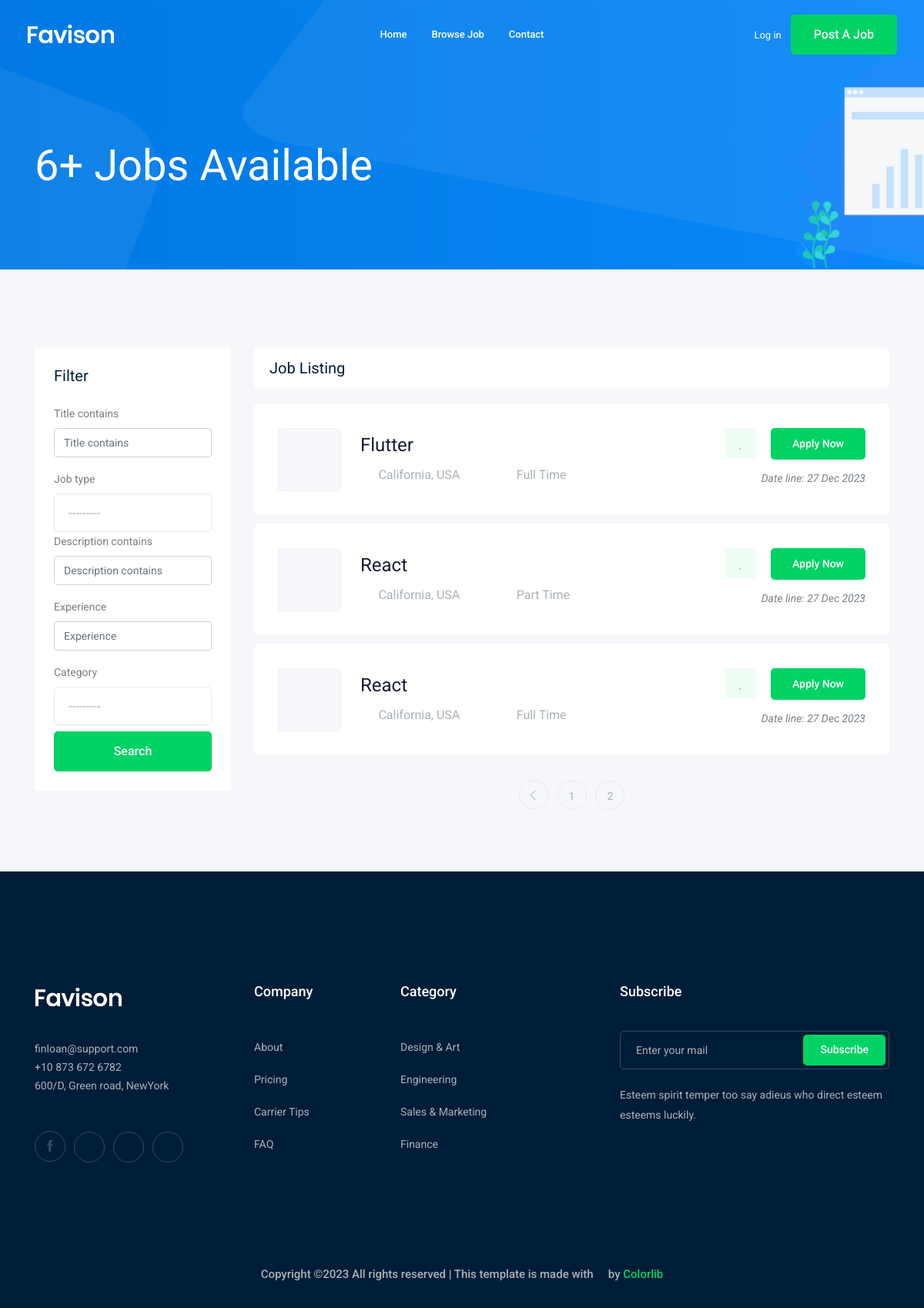
/jobs/?page=3, run on an earlier commit of the app's database.
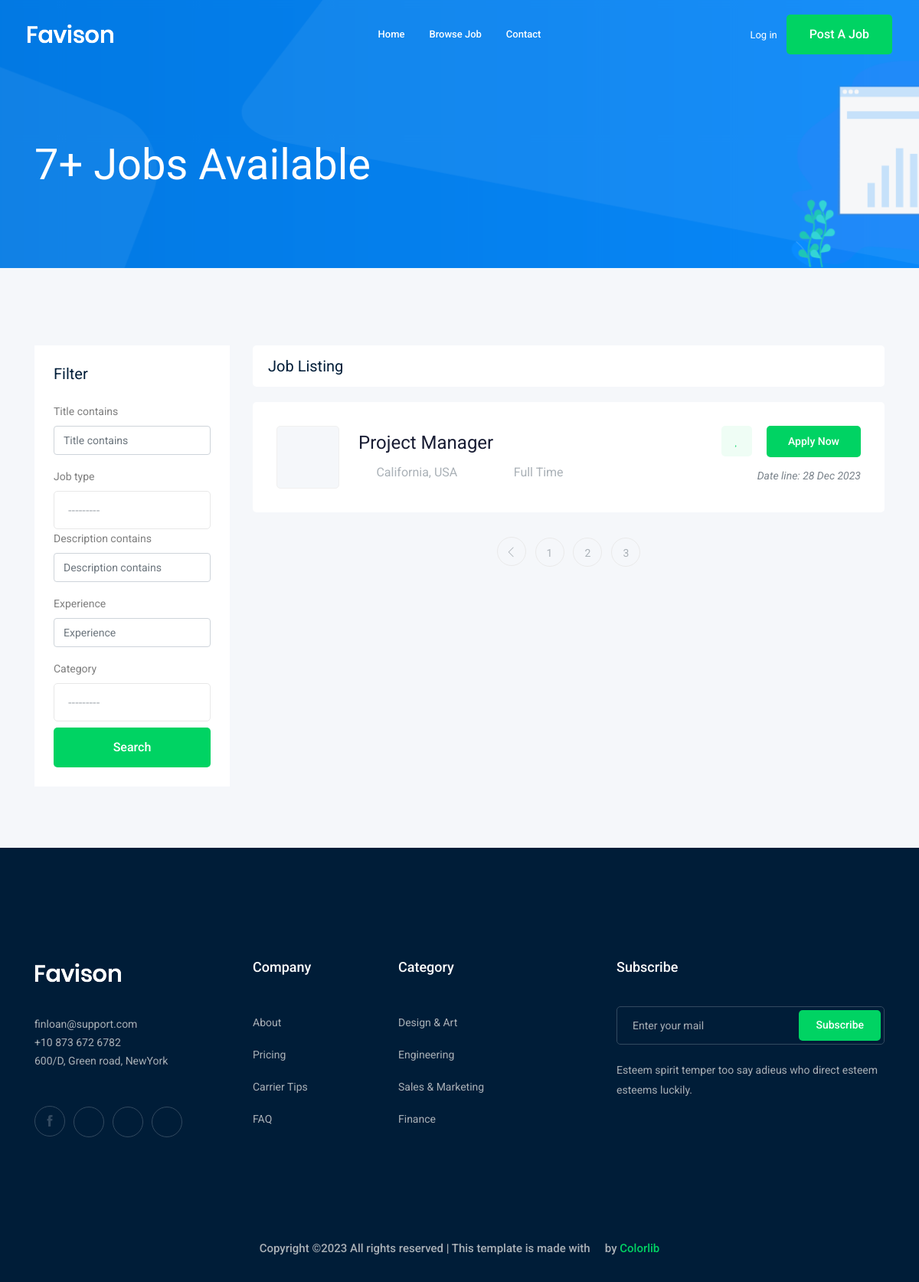
And on a later commit of the database.
### job/models.py (models this page shows, shortened)
class Category(models.Model):
    title = models.CharField(max_length=25)
    def __str__(self):
        return self.title

class Job(models.Model):
    created_by = models.ForeignKey(User,related_name = 'job_owner', on_delete=models.CASCADE)
    title = models.CharField(max_length=100)
    job_type = models.CharField(max_length=50, choices=JOB_TYPE)
    description = models.TextField(max_length=1000)
    published_at = models.DateTimeField(auto_now=True)
    vacancy = models.IntegerField()
    salary = models.IntegerField(default=0)
    experience = models.IntegerField(default=1)
    category = models.ForeignKey("Category", on_delete=models.CASCADE)
    image = models.ImageField(upload_to=image_upload)
    slug = models.SlugField(blank=True, null=True)

### job/views.py (the view)
# urls.py: path('', views.job_list, name='job_list'),
def job_list(request):
    job_list = Job.objects.all()
    myfilter = JobFilter(request.GET, queryset=job_list)
    job_list = myfilter.qs
    paginator = Paginator(job_list, 3)
    page_number = request.GET.get("page")
    page_obj = paginator.get_page(page_number)
    context = {"jobs": page_obj, "all": job_list, 'myfilter':myfilter}
    return render(request, "job/job_list.html", context)

### job/templates/job/job_list.html (shortened to what this page needs)
{% extends "base.html" %}
{% load bootstrap5 %}
{%load static%}
{% block body %}
    <div class="bradcam_area bradcam_bg_1">
        <div class="container">
            <div class="row">
                <div class="col-xl-12">
                    <div class="bradcam_text">
                        <h3>{{all|length}}+ Jobs Available</h3>
                    </div>
                </div>
            </div>
        </div>
    </div>
    <div class="job_listing_area plus_padding">
        <div class="container">
            <div class="row">
                <div class="col-lg-3">
                    <div class="job_filter white-bg">
                        <div class="form_inner white-bg">
                            <h3>Filter</h3>
                            <form method = 'GET'>
                                {% bootstrap_form myfilter.form %}
                                <input type='submit' value='Search' class="boxed-btn3 w-100 mt-2"/>
                            </form>
                        </div>
                    </div>
                </div>
                <div class="col-lg-9">
                    <div class="recent_joblist_wrap">
                        <div class="recent_joblist white-bg ">
                            <div class="row align-items-center">
                                <div class="col-md-6">
                                    <h4>Job Listing</h4>
                                </div>
                            </div>
                        </div>
                    </div>
                    <div class="job_lists m-0">
                        <div class="row">
                            {% for job in jobs %}
                            <div class="col-lg-12 col-md-12">
                                <div class="single_jobs white-bg d-flex justify-content-between">
                                    <div class="jobs_left d-flex align-items-center">
                                        <div class="thumb">
                                        </div>
                                        <div class="jobs_conetent">
                                            <a href="{% url 'jobs:job_detail' job.slug %}"><h4>{{job.title}}</h4></a>
                                            <div class="links_locat d-flex align-items-center">
                                                <div class="location">
                                                    <p> <i class="fa fa-map-marker"></i> California, USA</p>
                                                </div>
                                                <div class="location">
                                                    <p> <i class="fa fa-clock-o"></i> {{job.job_type}}</p>
                                                </div>
                                            </div>
                                        </div>
                                    </div>
                                    <div class="jobs_right">
                                        <div class="apply_now">
                                            <a class="heart_mark" href="#"> <i class="fa fa-heart"></i> </a>
                                            <a href="{% url 'jobs:job_detail' job.slug %}" class="boxed-btn3">Apply Now</a>
                                        </div>
                                        <div class="date">
                                            <p>Date line: {{job.published_at|date:'d M o'}}</p>
                                        </div>
                                    </div>
                                </div>
                            </div>
                            {% endfor %}
                        </div>
                        {% if jobs.has_other_pages %}
                        <div class="row">
                            <div class="col-lg-12">
                                <div class="pagination_wrap">
                                    <ul>
                                        {% if jobs.has_previous %}
                                            <li><a href="?page={{jobs.previous_page_number}}"> <i class="ti-angle-left"></i> </a></li>
                                        {% endif %}
                                        {% for i in jobs.paginator.page_range %}
                                            <li><a href="?page={{i}}"><span>{{i}}</span></a></li>
                                        {% endfor %}
                                    </ul>
                                </div>
                            </div>
                        </div>
                        {% endif %}
                    </div>
                </div>
            </div>
        </div>
    </div>
{% endblock body %}

### templates/base.html (shortened to what this page needs)
{%load static%}
<!doctype html>
<html class="no-js" lang="zxx">
<head>
    <link rel="stylesheet" href="{% static 'css/bootstrap.min.css'%}">
    <link rel="stylesheet" href="{% static 'css/owl.carousel.min.css'%}">
    <link rel="stylesheet" href="{% static 'css/magnific-popup.css'%}">
    <link rel="stylesheet" href="{% static 'css/font-awesome.min.css'%}">
    <link rel="stylesheet" href="{% static 'css/themify-icons.css'%}">
    <link rel="stylesheet" href="{% static 'css/nice-select.css'%}">
    <link rel="stylesheet" href="{% static 'css/flaticon.css'%}">
    <link rel="stylesheet" href="{% static 'css/jquery-ui.css'%}">
    <link rel="stylesheet" href="{% static 'css/gijgo.css'%}">
    <link rel="stylesheet" href="{% static 'css/animate.min.css'%}">
    <link rel="stylesheet" href="{% static 'css/slicknav.css'%}">
    <link rel="stylesheet" href="{% static 'css/style.css'%}">
</head>
<body>
    <header>
        <div class="header-area ">
            <div id="sticky-header" class="main-header-area">
                <div class="container-fluid ">
                    <div class="header_bottom_border">
                        <div class="row align-items-center">
                            <div class="col-xl-3 col-lg-2">
                                <div class="logo">
                                    <a href="index.html">
                                        <img src="img/logo.png" alt="">
                                    </a>
                                </div>
                            </div>
                            <div class="col-xl-6 col-lg-7">
                                <div class="main-menu  d-none d-lg-block">
                                    <nav>
                                        <ul id="navigation">
                                            <li><a href="/">home</a></li>
                                            <li><a href="{% url 'jobs:job_list' %}">Browse Job</a></li>
                                            <li><a href="{% url 'contact:contact'%}">Contact</a></li>
                                        </ul>
                                    </nav>
                                </div>
                            </div>
                            <div class="col-xl-3 col-lg-3 d-none d-lg-block">
                                <div class="Appointment">
                                    {% if request.user.is_authenticated %}
                                    <div class="phone_num d-none d-xl-block">
                                        <a href="{% url 'accounts:profile'%}">Profile</a>
                                    </div>
                                    {% else %}
                                    <div class="phone_num d-none d-xl-block">
                                        <a href="{% url 'login'%}">Log in</a>
                                    </div>
                                    {% endif %}
                                    <div class="d-none d-lg-block">
                                        <a class="boxed-btn3" href="{% url 'jobs:add_job' %}">Post a Job</a>
                                    </div>
                                </div>
                            </div>
                            <div class="col-12">
                            </div>
                        </div>
                    </div>
                </div>
            </div>
        </div>
    </header>
    {% block body %}
    {% endblock body %}
    <footer class="footer">
        <div class="footer_top">
            <div class="container">
                <div class="row">
                    <div class="col-xl-3 col-md-6 col-lg-3">
                        <div class="footer_widget wow fadeInUp" data-wow-duration="1s" data-wow-delay=".3s">
                            <div class="footer_logo">
                                <a href="#">
                                    <img src="img/logo.png" alt="">
                                </a>
                            </div>
                            <p>
                                finloan@support.com <br>
                                +10 873 672 6782 <br>
                                600/D, Green road, NewYork
                            </p>
                            <div class="socail_links">
                                <ul>
                                    <li>
                                        <a href="#">
                                            <i class="ti-facebook"></i>
                                        </a>
                                    </li>
                                    <li>
                                        <a href="#">
                                            <i class="fa fa-google-plus"></i>
                                        </a>
                                    </li>
                                    <li>
                                        <a href="#">
                                            <i class="fa fa-twitter"></i>
                                        </a>
                                    </li>
                                    <li>
                                        <a href="#">
                                            <i class="fa fa-instagram"></i>
                                        </a>
                                    </li>
                                </ul>
                            </div>
                        </div>
                    </div>
                    <div class="col-xl-2 col-md-6 col-lg-2">
                        <div class="footer_widget wow fadeInUp" data-wow-duration="1.1s" data-wow-delay=".4s">
                            <h3 class="footer_title">
                                Company
                            </h3>
                            <ul>
                                <li><a href="#">About </a></li>
                                <li><a href="#"> Pricing</a></li>
                                <li><a href="#">Carrier Tips</a></li>
                                <li><a href="#">FAQ</a></li>
                            </ul>
                        </div>
                    </div>
                    <div class="col-xl-3 col-md-6 col-lg-3">
                        <div class="footer_widget wow fadeInUp" data-wow-duration="1.2s" data-wow-delay=".5s">
                            <h3 class="footer_title">
                                Category
                            </h3>
                            <ul>
                                <li><a href="#">Design & Art</a></li>
                                <li><a href="#">Engineering</a></li>
                                <li><a href="#">Sales & Marketing</a></li>
                                <li><a href="#">Finance</a></li>
                            </ul>
                        </div>
                    </div>
                    <div class="col-xl-4 col-md-6 col-lg-4">
                        <div class="footer_widget wow fadeInUp" data-wow-duration="1.3s" data-wow-delay=".6s">
                            <h3 class="footer_title">
                                Subscribe
                            </h3>
                            <form action="#" class="newsletter_form">
                                <input type="text" placeholder="Enter your mail">
                                <button type="submit">Subscribe</button>
                            </form>
                            <p class="newsletter_text">Esteem spirit temper too say adieus who direct esteem esteems
                                luckily.</p>
                        </div>
                    </div>
                </div>
            </div>
        </div>
        <div class="copy-right_text wow fadeInUp" data-wow-duration="1.4s" data-wow-delay=".3s">
            <div class="container">
                <div class="row">
                    <div class="col-xl-12">
                        <p class="copy_right text-center">
Copyright &copy;<script>document.write(new Date().getFullYear());</script> All rights reserved | This template is made with <i class="fa fa-heart-o" aria-hidden="true"></i> by <a href="https://colorlib.com" target="_blank">Colorlib</a>
                        </p>
                    </div>
                </div>
            </div>
        </div>
    </footer>
</body>
</html>

What changed in the data, as far as the page shows it:
no longer on this page (row unchanged): Job: title "Flutter", job_type "Full Time", published_at "27 Dec 2023"
no longer on this page (row unchanged): Job: title "React", job_type "Part Time", published_at "27 Dec 2023"
no longer on this page (row unchanged): Job: title "React", job_type "Full Time", published_at "27 Dec 2023"
added Job: title "Project Manager", job_type "Full Time", published_at "28 Dec 2023"
Also different on the page:
{{ all|length }}: "6" → "7"
new list line: "3"
